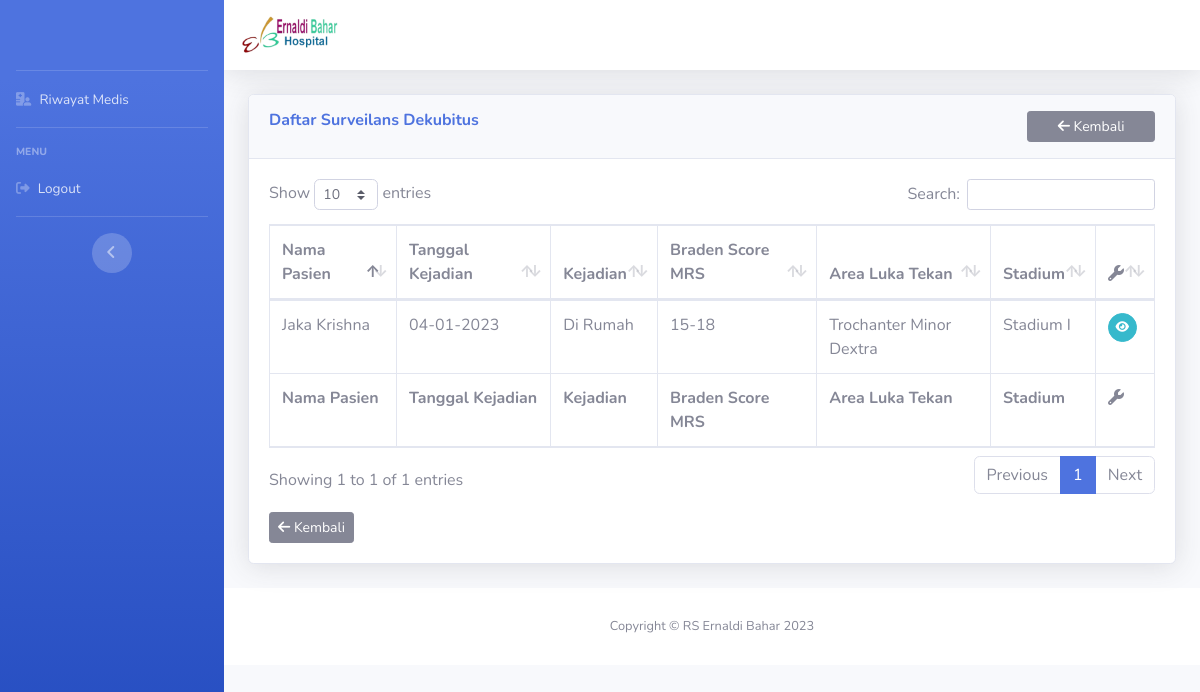
The app's page /perawat/detailDekubitus/Dekubitus with its own data.
### tables this page shows
CREATE TABLE `dekubitus` (
  `id` int(11) NOT NULL,
  `nama_pasien` varchar(128) NOT NULL,
  `jenis_surveilans` varchar(128) NOT NULL,
  `tgl_kejadian` date NOT NULL,
  `kejadian` varchar(128) NOT NULL,
  `keterangan` text NOT NULL,
  `braden_score` varchar(128) NOT NULL,
  `bradenscore_ditemukan` varchar(128) NOT NULL,
  `area_lukatekan` varchar(128) NOT NULL,
  `stadium` varchar(128) NOT NULL,
  `albumin` varchar(10) NOT NULL,
  `hb` varchar(10) NOT NULL,
  `suhu` varchar(10) NOT NULL,
  `td` varchar(10) NOT NULL,
  `lainnya` varchar(10) NOT NULL,
  `deskripsi_kejadian` text NOT NULL
);

### application/controllers/Perawat.php (called while the page is built, shortened)
<?php
class Perawat extends CI_Controller
{
    public function __construct()
    {
        $this->load->model('Dashboard_m');
        $this->load->model('Perawat_m');
        $this->load->helper('url');
    }
    public function detailDekubitus($nama_ruangan)
    {
        $where = array('jenis_surveilans' => $nama_ruangan);
        $data['dekubitus'] = $this->Dashboard_m->seeRuangan($where, 'dekubitus')->result_array();
        $this->load->view('template/dashboard_header');
        $this->load->view('perawat/home-dekubitus', $data);
        $this->load->view('template/dashboard_footer');
    }
}

### index.php (called while the page is built, shortened)
<?php
require_once BASEPATH.'core/CodeIgniter.php';

### application/models/Dashboard_m.php (called while the page is built, shortened)
<?php
class Dashboard_m extends CI_Model
{
    public function seeRuangan($where, $table)
    {
        return $this->db->get_where($table, $where);
    }
}

### application/views/perawat/home-dekubitus.php (the view, shortened to what this page needs)
<div class="container-fluid">
    <div class="card shadow mb-4">
        <div class="card-header py-3">
            <div class="row">
                <div class="col-md-10">
                    <h6 class="m-0 font-weight-bold text-primary">Daftar Surveilans Dekubitus</h6>
                </div>
                <div class="col-md-2">
                    <a href="<?= base_url('perawat') ?>" class="btn btn-sm btn-block btn-secondary"><i class="fa-solid fa-arrow-left"></i> Kembali</a>
                </div>
            </div>
        </div>
        <div class="card-body">
            <div class="table-responsive">
                <table class="table table-bordered" id="dataTable" width="100%" cellspacing="0">
                    <thead>
                        <tr>
                            <th>Nama Pasien</th>
                            <th>Tanggal Kejadian</th>
                            <th>Kejadian</th>
                            <th>Braden Score MRS</th>
                            <th>Area Luka Tekan</th>
                            <th>Stadium</th>
                            <th><i class="fa-solid fa-wrench"></i></th>
                        </tr>
                    </thead>
                    <tfoot>
                        <tr>
                            <th>Nama Pasien</th>
                            <th>Tanggal Kejadian</th>
                            <th>Kejadian</th>
                            <th>Braden Score MRS</th>
                            <th>Area Luka Tekan</th>
                            <th>Stadium</th>
                            <th><i class="fa-solid fa-wrench"></i></th>
                        </tr>
                    </tfoot>
                    <tbody>
                        <?php
                        foreach ((array) $dekubitus as $p) :
                        ?>
                            <tr>
                                <td><?= $p['nama_pasien'] ?></td>
                                <td><?= date('d-m-Y', strtotime($p['tgl_kejadian'])) ?></td>
                                <td><?= $p['kejadian'] ?></td>
                                <td><?= $p['braden_score'] ?></td>
                                <td><?= $p['area_lukatekan'] ?></td>
                                <td><?= $p['stadium'] ?></td>
                                <td>
                                    <a href="<?= base_url('perawat/seeDekubitus/' . $p['id']); ?>" class="btn btn-sm btn-info btn-circle"><i class="fa-solid fa-eye"></i></a>
                                </td>
                            </tr>
                        <?php endforeach; ?>
                    </tbody>
                </table>
                <a href="<?= base_url('perawat') ?>" class="btn btn-sm btn-secondary mt-3"><i class="fa-solid fa-arrow-left"></i> Kembali</a>
            </div>
        </div>
    </div>
</div>

### records on screen
dekubitus: nama_pasien "Jaka Krishna", tgl_kejadian "04-01-2023", kejadian "Di Rumah", braden_score "15-18", area_lukatekan "Trochanter Minor Dextra", stadium "Stadium I"
